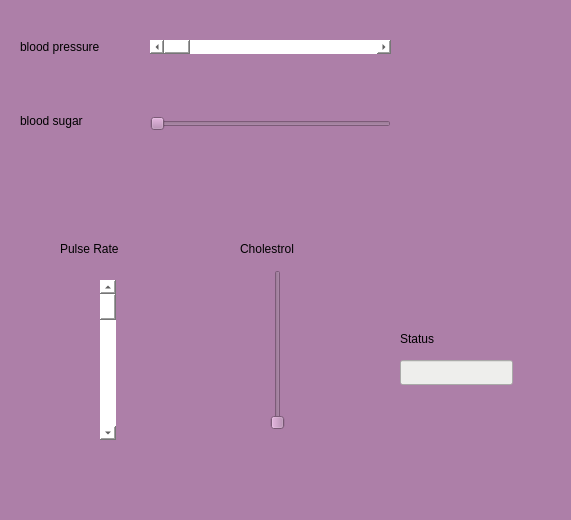
<?xml version="1.0" encoding="UTF-8"?>
<ui version="4.0">
 <class>Dialog</class>
 <widget class="QDialog" name="Dialog">
  <property name="geometry">
   <rect>
    <x>0</x>
    <y>0</y>
    <width>571</width>
    <height>520</height>
   </rect>
  </property>
  <property name="windowTitle">
   <string>Dialog</string>
  </property>
  <property name="styleSheet">
   <string notr="true">background-color: rgb(173, 127, 168);</string>
  </property>
  <widget class="QLabel" name="label_3">
   <property name="geometry">
    <rect>
     <x>60</x>
     <y>240</y>
     <width>91</width>
     <height>17</height>
    </rect>
   </property>
   <property name="text">
    <string>Pulse Rate</string>
   </property>
  </widget>
  <widget class="QLabel" name="label_4">
   <property name="geometry">
    <rect>
     <x>240</x>
     <y>240</y>
     <width>81</width>
     <height>17</height>
    </rect>
   </property>
   <property name="text">
    <string>Cholestrol</string>
   </property>
  </widget>
  <widget class="QScrollBar" name="verticalScrollBar">
   <property name="geometry">
    <rect>
     <x>100</x>
     <y>280</y>
     <width>16</width>
     <height>160</height>
    </rect>
   </property>
   <property name="styleSheet">
    <string notr="true">background-color: rgb(255, 255, 255);</string>
   </property>
   <property name="orientation">
    <enum>Qt::Vertical</enum>
   </property>
  </widget>
  <widget class="QSlider" name="verticalSlider">
   <property name="geometry">
    <rect>
     <x>270</x>
     <y>270</y>
     <width>16</width>
     <height>160</height>
    </rect>
   </property>
   <property name="orientation">
    <enum>Qt::Vertical</enum>
   </property>
  </widget>
  <widget class="QLineEdit" name="lineEdit">
   <property name="geometry">
    <rect>
     <x>400</x>
     <y>360</y>
     <width>113</width>
     <height>25</height>
    </rect>
   </property>
   <property name="styleSheet">
    <string notr="true">background-color: rgb(238, 238, 236);</string>
   </property>
  </widget>
  <widget class="QLabel" name="label_5">
   <property name="geometry">
    <rect>
     <x>400</x>
     <y>330</y>
     <width>67</width>
     <height>17</height>
    </rect>
   </property>
   <property name="text">
    <string>Status</string>
   </property>
  </widget>
  <widget class="QWidget" name="">
   <property name="geometry">
    <rect>
     <x>20</x>
     <y>40</y>
     <width>105</width>
     <height>88</height>
    </rect>
   </property>
   <layout class="QVBoxLayout" name="verticalLayout">
    <item>
     <widget class="QLabel" name="label">
      <property name="text">
       <string>blood pressure</string>
      </property>
     </widget>
    </item>
    <item>
     <spacer name="verticalSpacer">
      <property name="orientation">
       <enum>Qt::Vertical</enum>
      </property>
      <property name="sizeHint" stdset="0">
       <size>
        <width>20</width>
        <height>40</height>
       </size>
      </property>
     </spacer>
    </item>
    <item>
     <widget class="QLabel" name="label_2">
      <property name="text">
       <string>blood sugar</string>
      </property>
     </widget>
    </item>
   </layout>
  </widget>
  <widget class="QWidget" name="">
   <property name="geometry">
    <rect>
     <x>150</x>
     <y>40</y>
     <width>241</width>
     <height>91</height>
    </rect>
   </property>
   <layout class="QVBoxLayout" name="verticalLayout_2">
    <item>
     <widget class="QScrollBar" name="horizontalScrollBar">
      <property name="styleSheet">
       <string notr="true">background-color: rgb(255, 255, 255);</string>
      </property>
      <property name="orientation">
       <enum>Qt::Horizontal</enum>
      </property>
     </widget>
    </item>
    <item>
     <spacer name="verticalSpacer_2">
      <property name="orientation">
       <enum>Qt::Vertical</enum>
      </property>
      <property name="sizeHint" stdset="0">
       <size>
        <width>20</width>
        <height>40</height>
       </size>
      </property>
     </spacer>
    </item>
    <item>
     <widget class="QSlider" name="horizontalSlider">
      <property name="orientation">
       <enum>Qt::Horizontal</enum>
      </property>
     </widget>
    </item>
   </layout>
  </widget>
 </widget>
 <resources/>
 <connections>
  <connection>
   <sender>horizontalSlider</sender>
   <signal>sliderMoved(int)</signal>
   <receiver>Dialog</receiver>
   <slot>update_status()</slot>
   <hints>
    <hint type="sourcelabel">
     <x>160</x>
     <y>129</y>
    </hint>
    <hint type="destinationlabel">
     <x>139</x>
     <y>169</y>
    </hint>
   </hints>
  </connection>
  <connection>
   <sender>horizontalScrollBar</sender>
   <signal>sliderMoved(int)</signal>
   <receiver>Dialog</receiver>
   <slot>update_status()</slot>
   <hints>
    <hint type="sourcelabel">
     <x>377</x>
     <y>50</y>
    </hint>
    <hint type="destinationlabel">
     <x>478</x>
     <y>84</y>
    </hint>
   </hints>
  </connection>
  <connection>
   <sender>verticalScrollBar</sender>
   <signal>sliderMoved(int)</signal>
   <receiver>Dialog</receiver>
   <slot>update_status()</slot>
   <hints>
    <hint type="sourcelabel">
     <x>107</x>
     <y>344</y>
    </hint>
    <hint type="destinationlabel">
     <x>188</x>
     <y>353</y>
    </hint>
   </hints>
  </connection>
  <connection>
   <sender>verticalSlider</sender>
   <signal>sliderMoved(int)</signal>
   <receiver>Dialog</receiver>
   <slot>update_status()</slot>
   <hints>
    <hint type="sourcelabel">
     <x>276</x>
     <y>402</y>
    </hint>
    <hint type="destinationlabel">
     <x>401</x>
     <y>448</y>
    </hint>
   </hints>
  </connection>
 </connections>
 <slots>
  <slot>update_status()</slot>
 </slots>
</ui>
